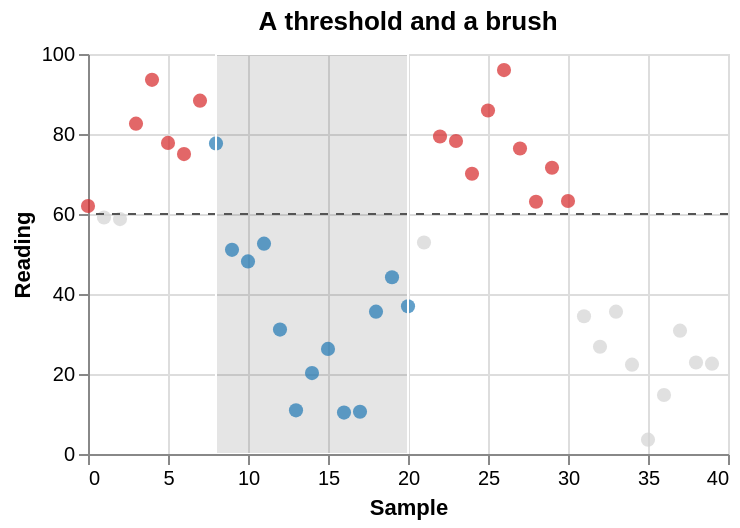

The specification (Vega-Lite) saved for this image:
### Vega-Lite specification from a JSON file in a GitHub repository (floating-point values rounded to 4 significant figures)
{"$schema": "https://vega.github.io/schema/vega-lite/v6.json", "description": "Parameters in their initial state: a variable parameter sets a threshold rule, and an interval selection draws a brush.", "title": "A threshold and a brush", "width": 320, "height": 200, "params": [{"name": "limit", "value": 60}], "data": {"sequence": {"start": 0, "stop": 40, "as": "i"}}, "transform": [{"calculate": "50 + 35 * sin(datum.i * 0.31) + 12 * cos(datum.i * 1.7)", "as": "reading"}], "layer": [{"params": [{"name": "brush", "select": {"type": "interval"}, "value": {"x": [8, 20]}}], "mark": {"type": "point", "filled": true, "size": 50}, "encoding": {"x": {"field": "i", "type": "quantitative", "title": "Sample"}, "y": {"field": "reading", "type": "quantitative", "title": "Reading"}, "color": {"condition": [{"param": "brush", "value": "#1f77b4"}, {"test": "datum.reading > limit", "value": "#d62728"}], "value": "lightgray"}}}, {"mark": {"type": "rule", "strokeDash": [4, 4], "color": "#555555"}, "encoding": {"y": {"datum": {"expr": "limit"}, "type": "quantitative"}}}]}
